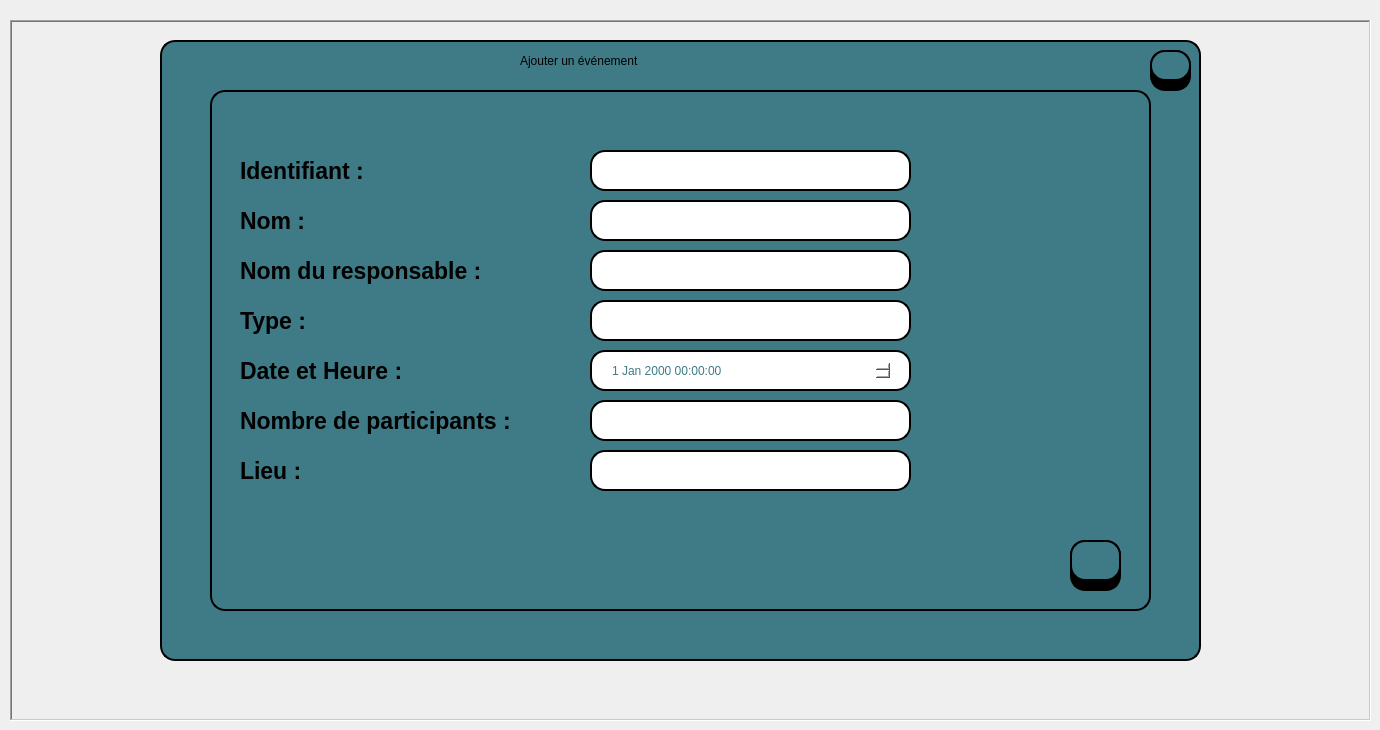
     <widget class="QWidget" name="tab_2">
      <attribute name="title">
       <string>Page</string>
      </attribute>
      <widget class="QLabel" name="label_21">
       <property name="geometry">
        <rect>
         <x>10</x>
         <y>20</y>
         <width>1361</width>
         <height>701</height>
        </rect>
       </property>
       <property name="font">
        <font>
         <pointsize>1</pointsize>
        </font>
       </property>
       <property name="frameShape">
        <enum>QFrame::Shape::WinPanel</enum>
       </property>
       <property name="frameShadow">
        <enum>QFrame::Shadow::Sunken</enum>
       </property>
       <property name="lineWidth">
        <number>2</number>
       </property>
       <property name="midLineWidth">
        <number>0</number>
       </property>
       <property name="text">
        <string/>
       </property>
      </widget>
      <widget class="QTableView" name="tableView_5">
       <property name="geometry">
        <rect>
         <x>160</x>
         <y>40</y>
         <width>1041</width>
         <height>621</height>
        </rect>
       </property>
       <property name="styleSheet">
        <string notr="true">background-color: rgb(63, 123, 134);
border: 2px solid #000000;
border-radius: 15px;</string>
       </property>
      </widget>
      <widget class="QTableView" name="tableView_6">
       <property name="geometry">
        <rect>
         <x>210</x>
         <y>90</y>
         <width>941</width>
         <height>521</height>
        </rect>
       </property>
       <property name="styleSheet">
        <string notr="true">background-color: rgb(63, 123, 134);
border: 2px solid #000000;
border-radius: 15px;</string>
       </property>
      </widget>
      <widget class="QLabel" name="label_14">
       <property name="geometry">
        <rect>
         <x>240</x>
         <y>150</y>
         <width>181</width>
         <height>41</height>
        </rect>
       </property>
       <property name="font">
        <font>
         <family>Segoe UI</family>
         <pointsize>17</pointsize>
         <italic>false</italic>
         <bold>true</bold>
        </font>
       </property>
       <property name="text">
        <string>Identifiant :</string>
       </property>
      </widget>
      <widget class="QLabel" name="label_22">
       <property name="geometry">
        <rect>
         <x>520</x>
         <y>40</y>
         <width>471</width>
         <height>41</height>
        </rect>
       </property>
       <property name="styleSheet">
        <string notr="true">font: 600 22pt &quot;Segoe UI&quot;;
color: rgb(0, 0, 0);</string>
       </property>
       <property name="text">
        <string>Ajouter un événement</string>
       </property>
      </widget>
      <widget class="QLineEdit" name="lineEdit_id">
       <property name="geometry">
        <rect>
         <x>590</x>
         <y>150</y>
         <width>321</width>
         <height>41</height>
        </rect>
       </property>
       <property name="autoFillBackground">
        <bool>false</bool>
       </property>
       <property name="styleSheet">
        <string notr="true">border: 2px solid #000000;
border-radius: 15px;
background-color: rgb(255, 255, 255);</string>
       </property>
      </widget>
      <widget class="QLabel" name="label_23">
       <property name="geometry">
        <rect>
         <x>240</x>
         <y>200</y>
         <width>181</width>
         <height>41</height>
        </rect>
       </property>
       <property name="font">
        <font>
         <family>Segoe UI</family>
         <pointsize>17</pointsize>
         <italic>false</italic>
         <bold>true</bold>
        </font>
       </property>
       <property name="text">
        <string>Nom :</string>
       </property>
      </widget>
      <widget class="QLabel" name="label_24">
       <property name="geometry">
        <rect>
         <x>240</x>
         <y>250</y>
         <width>381</width>
         <height>41</height>
        </rect>
       </property>
       <property name="font">
        <font>
         <family>Segoe UI</family>
         <pointsize>17</pointsize>
         <italic>false</italic>
         <bold>true</bold>
        </font>
       </property>
       <property name="text">
        <string>Nom du responsable :</string>
       </property>
      </widget>
      <widget class="QLabel" name="label_25">
       <property name="geometry">
        <rect>
         <x>240</x>
         <y>300</y>
         <width>181</width>
         <height>41</height>
        </rect>
       </property>
       <property name="font">
        <font>
         <family>Segoe UI</family>
         <pointsize>17</pointsize>
         <italic>false</italic>
         <bold>true</bold>
        </font>
       </property>
       <property name="text">
        <string>Type :</string>
       </property>
      </widget>
      <widget class="QLabel" name="label_26">
       <property name="geometry">
        <rect>
         <x>240</x>
         <y>350</y>
         <width>181</width>
         <height>41</height>
        </rect>
       </property>
       <property name="font">
        <font>
         <family>Segoe UI</family>
         <pointsize>17</pointsize>
         <italic>false</italic>
         <bold>true</bold>
        </font>
       </property>
       <property name="text">
        <string>Date et Heure :</string>
       </property>
      </widget>
      <widget class="QLabel" name="label_28">
       <property name="geometry">
        <rect>
         <x>240</x>
         <y>450</y>
         <width>181</width>
         <height>41</height>
        </rect>
       </property>
       <property name="font">
        <font>
         <family>Segoe UI</family>
         <pointsize>17</pointsize>
         <italic>false</italic>
         <bold>true</bold>
        </font>
       </property>
       <property name="text">
        <string>Lieu :</string>
       </property>
      </widget>
      <widget class="QLabel" name="label_29">
       <property name="geometry">
        <rect>
         <x>240</x>
         <y>400</y>
         <width>331</width>
         <height>41</height>
        </rect>
       </property>
       <property name="font">
        <font>
         <family>Segoe UI</family>
         <pointsize>17</pointsize>
         <italic>false</italic>
         <bold>true</bold>
        </font>
       </property>
       <property name="text">
        <string>Nombre de participants :</string>
       </property>
      </widget>
      <widget class="QLineEdit" name="lineEdit_nom">
       <property name="geometry">
        <rect>
         <x>590</x>
         <y>200</y>
         <width>321</width>
         <height>41</height>
        </rect>
       </property>
       <property name="styleSheet">
        <string notr="true">border: 2px solid #000000;
border-radius: 15px;
background-color: rgb(255, 255, 255);</string>
       </property>
      </widget>
      <widget class="QLineEdit" name="lineEdit_nomR">
       <property name="geometry">
        <rect>
         <x>590</x>
         <y>250</y>
         <width>321</width>
         <height>41</height>
        </rect>
       </property>
       <property name="styleSheet">
        <string notr="true">border: 2px solid #000000;
border-radius: 15px;
background-color: rgb(255, 255, 255);</string>
       </property>
      </widget>
      <widget class="QLineEdit" name="lineEdit_type">
       <property name="geometry">
        <rect>
         <x>590</x>
         <y>300</y>
         <width>321</width>
         <height>41</height>
        </rect>
       </property>
       <property name="styleSheet">
        <string notr="true">border: 2px solid #000000;
border-radius: 15px;
background-color: rgb(255, 255, 255);</string>
       </property>
      </widget>
      <widget class="QLineEdit" name="lineEdit_21">
       <property name="geometry">
        <rect>
         <x>590</x>
         <y>350</y>
         <width>321</width>
         <height>41</height>
        </rect>
       </property>
       <property name="styleSheet">
        <string notr="true">border: 2px solid #000000;
border-radius: 15px;
background-color: rgb(255, 255, 255);</string>
       </property>
      </widget>
      <widget class="QLineEdit" name="lineEdit_nbrp">
       <property name="geometry">
        <rect>
         <x>590</x>
         <y>400</y>
         <width>321</width>
         <height>41</height>
        </rect>
       </property>
       <property name="styleSheet">
        <string notr="true">border: 2px solid #000000;
border-radius: 15px;
background-color: rgb(255, 255, 255);</string>
       </property>
      </widget>
      <widget class="QLineEdit" name="lineEdit_lieu">
       <property name="geometry">
        <rect>
         <x>590</x>
         <y>450</y>
         <width>321</width>
         <height>41</height>
        </rect>
       </property>
       <property name="styleSheet">
        <string notr="true">border: 2px solid #000000;
border-radius: 15px;
background-color: rgb(255, 255, 255);</string>
       </property>
      </widget>
      <widget class="QLineEdit" name="lineEdit_68">
       <property name="geometry">
        <rect>
         <x>1150</x>
         <y>50</y>
         <width>41</width>
         <height>41</height>
        </rect>
       </property>
       <property name="styleSheet">
        <string notr="true">background-color:rgb(0, 0, 0);
border: 2px solid #000000;
border-radius: 15px;
</string>
       </property>
      </widget>
      <widget class="QPushButton" name="Quit_3">
       <property name="geometry">
        <rect>
         <x>1150</x>
         <y>50</y>
         <width>41</width>
         <height>31</height>
        </rect>
       </property>
       <property name="font">
        <font>
         <pointsize>12</pointsize>
         <bold>true</bold>
        </font>
       </property>
       <property name="styleSheet">
        <string notr="true">background-color:rgb(63, 123, 134);
border: 2px solid #000000;
border-radius: 15px;
</string>
       </property>
       <property name="text">
        <string/>
       </property>
       <property name="icon">
        <iconset theme="QIcon::ThemeIcon::ApplicationExit"/>
       </property>
       <property name="iconSize">
        <size>
         <width>25</width>
         <height>20</height>
        </size>
       </property>
      </widget>
      <widget class="QPushButton" name="save_event">
       <property name="geometry">
        <rect>
         <x>1070</x>
         <y>540</y>
         <width>51</width>
         <height>41</height>
        </rect>
       </property>
       <property name="font">
        <font>
         <pointsize>12</pointsize>
         <bold>true</bold>
        </font>
       </property>
       <property name="styleSheet">
        <string notr="true">background-color:rgb(63, 123, 134);
border: 2px solid #000000;
border-radius: 15px;
color: rgb(0, 0, 0);</string>
       </property>
       <property name="text">
        <string/>
       </property>
       <property name="icon">
        <iconset resource="image.qrc">
         <normaloff>:/save.png</normaloff>:/save.png</iconset>
       </property>
       <property name="iconSize">
        <size>
         <width>25</width>
         <height>26</height>
        </size>
       </property>
       <property name="flat">
        <bool>true</bool>
       </property>
      </widget>
      <widget class="QLineEdit" name="lineEdit_33">
       <property name="geometry">
        <rect>
         <x>1070</x>
         <y>540</y>
         <width>51</width>
         <height>51</height>
        </rect>
       </property>
       <property name="styleSheet">
        <string notr="true">background-color:rgb(0, 0, 0);
border: 2px solid #000000;
border-radius: 15px;
</string>
       </property>
      </widget>
      <widget class="QDateTimeEdit" name="date_event">
       <property name="geometry">
        <rect>
         <x>610</x>
         <y>360</y>
         <width>281</width>
         <height>21</height>
        </rect>
       </property>
       <property name="styleSheet">
        <string notr="true">border-radius: 15px;
background-color: rgb(255, 255, 255);
color: rgb(63, 123, 134);</string>
       </property>
      </widget>
      <zorder>label_21</zorder>
      <zorder>tableView_5</zorder>
      <zorder>tableView_6</zorder>
      <zorder>label_14</zorder>
      <zorder>label_22</zorder>
      <zorder>lineEdit_id</zorder>
      <zorder>label_23</zorder>
      <zorder>label_24</zorder>
      <zorder>label_25</zorder>
      <zorder>label_26</zorder>
      <zorder>label_28</zorder>
      <zorder>label_29</zorder>
      <zorder>lineEdit_nom</zorder>
      <zorder>lineEdit_nomR</zorder>
      <zorder>lineEdit_type</zorder>
      <zorder>lineEdit_21</zorder>
      <zorder>lineEdit_nbrp</zorder>
      <zorder>lineEdit_lieu</zorder>
      <zorder>lineEdit_68</zorder>
      <zorder>Quit_3</zorder>
      <zorder>lineEdit_33</zorder>
      <zorder>save_event</zorder>
      <zorder>date_event</zorder>
     </widget>
